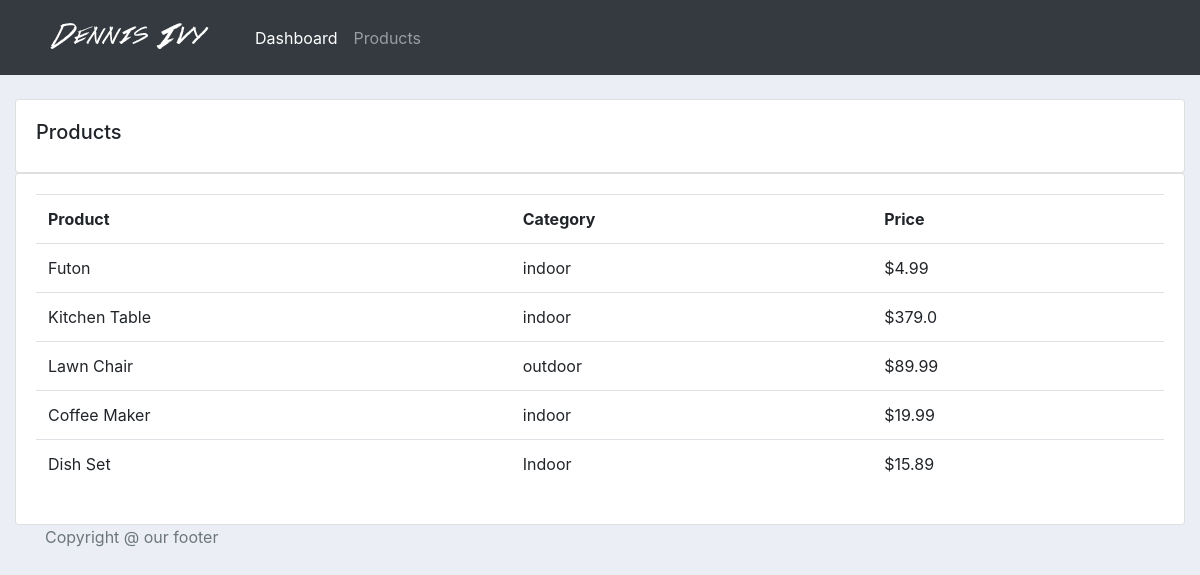
Screenshot of /products/ with the database file from the repository.
### accounts/models.py (models this page shows, shortened)
class Product(models.Model):
    CATEGORY = (
        ('Indoor', 'Indoor'),
        ('Out Door', 'Out Door'),
    )
    name = models.CharField(max_length=200, null=True)
    price = models.FloatField(null=True)
    category = models.CharField(max_length=200, null=True, choices=CATEGORY)
    description = models.TextField()
    date_created = models.DateTimeField(
        auto_now_add=True, null=True, blank=True)
    tags = models.ManyToManyField(Tag)
    class Meta:
        verbose_name = _('Product')
        verbose_name_plural = _('Product')

### accounts/views.py (the view)
# urls.py: path('products/', views.products, name="products"),
def products(request):
	products = Product.objects.all()
	context = {'products':products}
	return render(request, 'accounts/products.html', context)

### accounts/templates/accounts/products.html
{% extends 'accounts/main_template.html' %}
{% block content %}
<br>
<div class="row">
	<div class="col-md">
		<div class="card card-body">
			<h5>Products</h5>
		</div>
		<div class="card card-body">
			<table class="table">
				<tr>
					<th>Product</th>
					<th>Category</th>
					<th>Price</th>
				</tr>
				{% for product in products %}
					<tr>
						<td>{{product.name}}</td>
						<td>{{product.category}}</td>
						<td>${{product.price}}</td>
					</tr>
				{% endfor %}
			</table>
		</div>
	</div>
</div>
{% endblock content %}

### static/css/main.css (style rules this page uses)
body { background-color: #ebeff5; }

### rows the page displays
Product: name "Futon", category "indoor", price "4.99"
Product: name "Kitchen Table", category "indoor", price "379.0"
Product: name "Lawn Chair", category "outdoor", price "89.99"
Product: name "Coffee Maker", category "indoor", price "19.99"
Product: name "Dish Set", category "Indoor", price "15.89"
